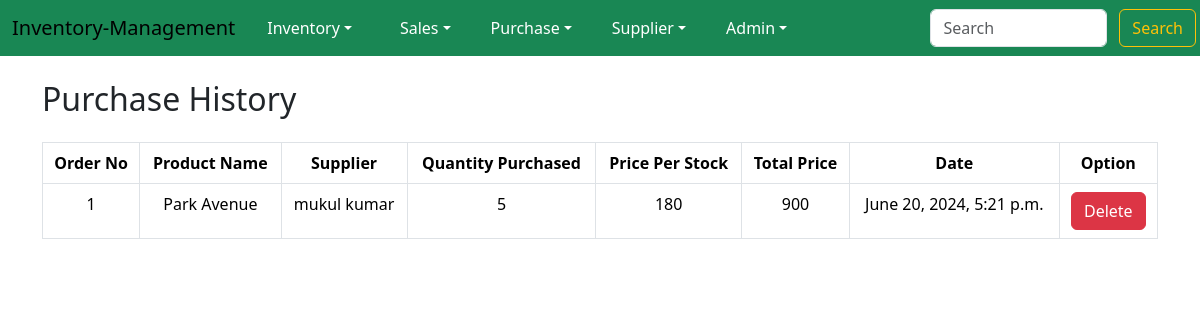
The app's page /purchase/purchase-history/ (signed in) with its own data.
### purchase/models.py (models this page shows, shortened)
class NewStockModel(models.Model):
    order_no = models.IntegerField(primary_key=True)
    sku = models.ForeignKey(InventoryModel, on_delete=models.CASCADE)
    supplier = models.ForeignKey(SupplierModel, on_delete=models.CASCADE)
    quantity = models.IntegerField()
    price = models.IntegerField()
    total_price = models.IntegerField()
    date = models.DateTimeField(auto_now=True)

### inventory/models.py (models this page shows)
class InventoryModel(models.Model):
    product_name = models.CharField(max_length=100)
    product_description = models.TextField()
    available_quantity = models.IntegerField()
    def __str__(self):
        return self.product_name

### supplier/models.py (models this page shows)
class SupplierModel(models.Model):
    name = models.CharField(max_length=100)
    contact = models.IntegerField()
    email = models.EmailField()
    address = models.TextField()
    def __str__(self):
        return self.name

### purchase/views.py (the view)
# urls.py: path('purchase-history/', views.purchase_history, name='purchase-history'),
@login_required
def purchase_history(request):
    purchases = NewStockModel.objects.all()
    return render(request, 'purchase/purchase_history.html', {
        'purchases': purchases
    })

### purchase/templates/purchase/purchase_history.html (shortened to what this page needs)
{% extends 'base.html' %}
{% block content %}
    <div class='container'>
        <h2 class='mt-4'>Purchase History</h2>
        <table class="table mt-4 table-bordered text-center">
            <thead>
              <tr>
                <th scope="col">Order No</th>
                <th scope="col">Product Name</th>
                <th scope="col">Supplier</th>
                <th scope="col">Quantity Purchased</th>
                <th scope="col">Price Per Stock</th>
                <th scope="col">Total Price</th>
                <th scope="col">Date</th>
                <th scope="col">Option</th>
              </tr>
            </thead>
            <tbody>
                {% for purchase in purchases %}
                    <tr>
                        <td>{{ purchase.order_no }}</td>
                        <td>{{ purchase.sku }}</td>
                        <td>{{ purchase.supplier }}</td>
                        <td>{{ purchase.quantity }}</td>
                        <td>{{ purchase.price }}</td>
                        <td>{{ purchase.total_price }}</td>
                        <td>{{ purchase.date }}</td>
                        <td><a class='btn btn-danger' href={% url 'delete-purchase' purchase.order_no %}>Delete</a></td>
                    </tr>
                {% endfor %}
            </tbody>
          </table>
    </div>
{% endblock %}

### templates/base.html (shortened to what this page needs)
<!DOCTYPE html>
<html lang="en">
<head>
    <link href="https://cdn.jsdelivr.net/npm/bootstrap@5.3.3/dist/css/bootstrap.min.css" rel="stylesheet">
</head>
</head>
<body>
    <nav class="navbar navbar-expand-lg bg-success">
        <div class="container-fluid">
            <a class="navbar-brand" href="#">
                Inventory-Management
            </a>
            <div class="collapse navbar-collapse" id="navbarSupportedContent">
                <ul class="navbar-nav me-auto mb-2 mb-lg-0">
                    {% if not user.is_authenticated %}
                        <li class="nav-item mx-2">
                            <a class="nav-link text-white" href="{% url 'sign-up' %}">Sign Up</a>
                        </li>
                    {% else %}
                            <li class="nav-item dropdown me-4">
                                    <a class="nav-link text-white dropdown-toggle mx-2" href="{% url 'index' %} id="navbarDarkDropdownMenuLink" role="button" data-bs-toggle="dropdown" aria-expanded="false"">Inventory</a>
                                </li>
                                <li class="nav-item dropdown me-4">
                                    <a class="nav-link text-white dropdown-toggle" href="{% url 'index' %} id="navbarDarkDropdownMenuLink" role="button" data-bs-toggle="dropdown" aria-expanded="false"">Sales</a>
                                </li>
                                <li class="nav-item dropdown me-4">
                                    <a class="nav-link text-white dropdown-toggle" href="#" id="navbarDarkDropdownMenuLink" role="button" data-bs-toggle="dropdown" aria-expanded="false">Purchase</a>
                                </li>
                                <li class="nav-item dropdown me-4">
                                    <a class="nav-link text-white dropdown-toggle" href="#" id="navbarDarkDropdownMenuLink" role="button" data-bs-toggle="dropdown" aria-expanded="false">Supplier</a>
                                </li>
                                <li class="nav-item dropdown me-4">
                                    <a class="nav-link text-white dropdown-toggle" href="#" id="navbarDarkDropdownMenuLink" role="button" data-bs-toggle="dropdown" aria-expanded="false">{{user.username|capfirst}}</a>
                                </li>
                            </ul>
                        </div>
                    {% endif %}
            </div>
            <div class="justify-content-end">
                <form class="d-flex" role="search" action='{% url 'search' %}' method="GET">
                    <input class="form-control me-2" type="search" placeholder="Search" aria-label="Search" name='q'>
                    <button class="btn btn-outline-warning mx-1" type="submit">Search</button>
                </form>
            </div>
      </nav>
    {% block content %}
    {% endblock %}
</body>
</html>

### records on screen
NewStockModel: order_no "1", sku "Park Avenue", supplier "mukul kumar", quantity "5", price "180", total_price "900", date "June 20, 2024, 5:21 p.m."

### other values on screen
{{ user.username|capfirst }} "Admin"
